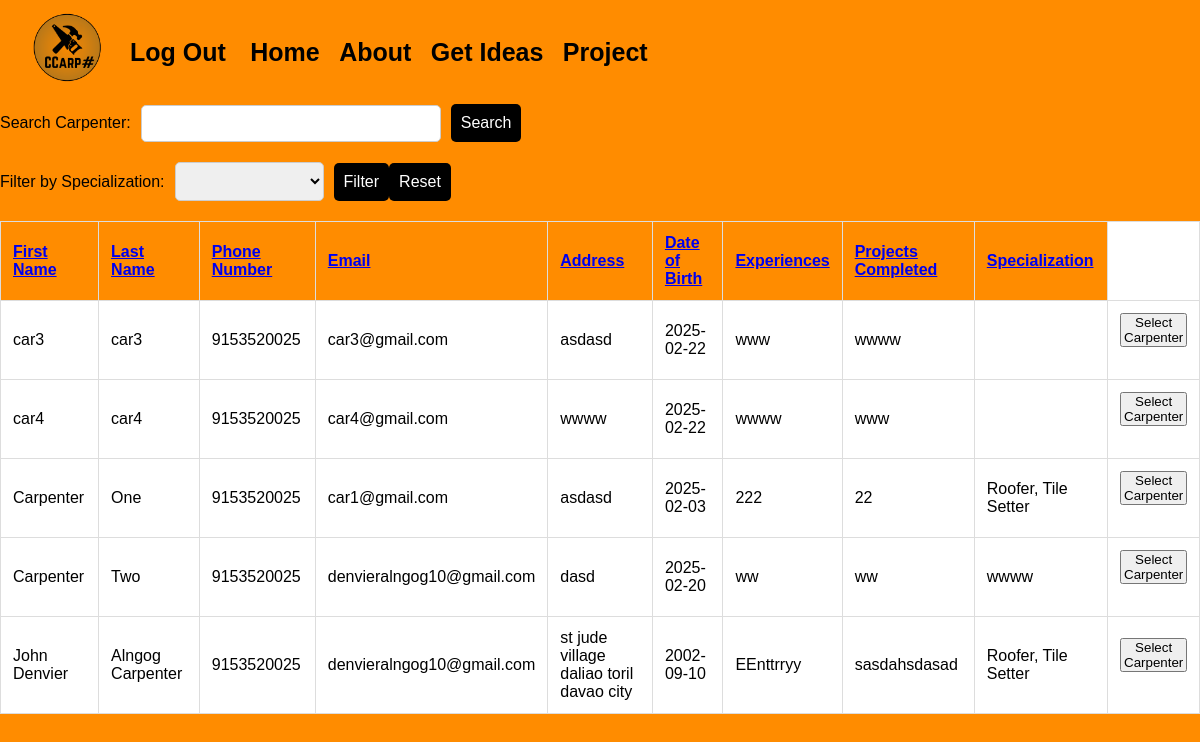
The page /availablecarpenters.php on the database as committed earlier.
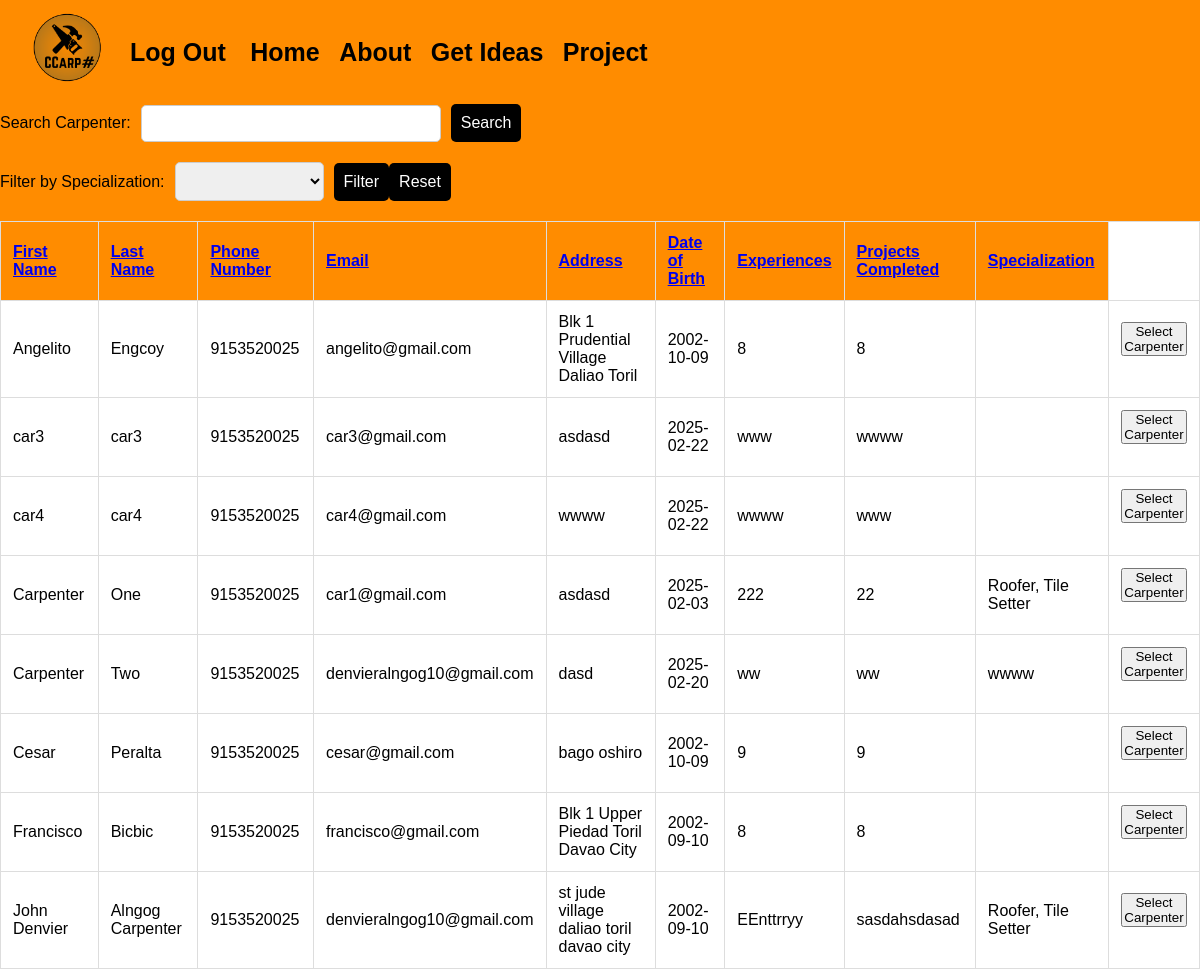
The same page on the database as committed later.
### tables this page shows
CREATE TABLE `carpenters` (
  `Carpenter_ID` int(11) NOT NULL,
  `First_Name` varchar(255) NOT NULL,
  `Last_Name` varchar(255) NOT NULL,
  `Phone_Number` bigint(11) NOT NULL,
  `Email` varchar(255) NOT NULL,
  `Address` varchar(255) NOT NULL,
  `Date_Of_Birth` date NOT NULL,
  `Experiences` varchar(255) NOT NULL,
  `Project_Completed` varchar(255) NOT NULL,
  `username` varchar(255) NOT NULL,
  `password` varchar(255) NOT NULL,
  `specialization` varchar(255) NOT NULL,
  `Photo` mediumblob NOT NULL
);

### availablecarpenters.php (the view, shortened to what this page needs)
<!DOCTYPE html>
<html lang="en">
<head>
</head>
<body>
  <div class="header">
    <a href="comment.php">
      <h1>
        <img src="assets/img/logos/logo.png" alt="" style="width: 75px; margin-right: 10px;">
      </h1>
    </a>
    <div class="right">
      <a href="login.html" style="text-decoration: none; color: black; margin-right: 20px;">Log Out</a>
      <a class="active" href="comment.php">Home</a>
      <a href="about/index.html">About</a>
      <a href="#contact">Get Ideas</a>
      <a href="plan.php">Project</a>
    </div>
  </div>
  <?php
  require_once "config.php";
  function generateSortLink($column, $currentColumn, $currentDirection)
  {
      $direction = 'asc';
      if ($column === $currentColumn && $currentDirection === 'asc') {
          $direction = 'desc';
      }
      return "?sort=$column&order=$direction";
  }
  $sortColumn = isset($_GET['sort']) ? $_GET['sort'] : 'First_Name';
  $sortOrder = isset($_GET['order']) && $_GET['order'] === 'desc' ? 'desc' : 'asc';
  $searchTerm = isset($_GET['search']) ? $_GET['search'] : '';
  $specializationFilter = isset($_GET['specialization']) ? $_GET['specialization'] : '';
  $query = "SELECT * FROM carpenters";
  $query .= " ORDER BY $sortColumn $sortOrder";
  $result = mysqli_query($conn, $query);
  if (mysqli_num_rows($result) > 0) {
      echo "<form action='' method='GET'>";
      echo "<label for='search'>Search Carpenter:</label>";
      echo "<input type='text' name='search' value='" . htmlspecialchars($searchTerm) . "'>";
      echo "<button type='submit' class='search-btn'>Search</button>";
      echo "</form>";
      echo "<form action='' method='GET'>";
      echo "<label for='specialization'>Filter by Specialization:</label>";
      echo "<select name='specialization'>";
      $specializationQuery = "SELECT DISTINCT Specialization FROM carpenters";
      $specializationResult = mysqli_query($conn, $specializationQuery);
      while ($specializationRow = mysqli_fetch_assoc($specializationResult)) {
          echo "<option value='{$specializationRow['Specialization']}' " . ($specializationFilter === $specializationRow['Specialization'] ? 'selected' : '') . ">{$specializationRow['Specialization']}</option>";
      }
      echo "</select>";
      echo "<button type='submit' class='filter-btn' name='action' value='filter'>Filter</button>";
      echo "<button type='button' class='reset-btn' onclick=\"window.location.href='{$_SERVER['PHP_SELF']}'\">Reset</button>";
      echo "</form>";
      echo "<table>";
      echo "<tr>
              <th><a href='" . generateSortLink('First_Name', $sortColumn, $sortOrder) . "'>First Name</a></th>
              <th><a href='" . generateSortLink('Last_Name', $sortColumn, $sortOrder) . "'>Last Name</a></th>
              <th><a href='" . generateSortLink('Phone_Number', $sortColumn, $sortOrder) . "'>Phone Number</a></th>
              <th><a href='" . generateSortLink('Email', $sortColumn, $sortOrder) . "'>Email</a></th>
              <th><a href='" . generateSortLink('Address', $sortColumn, $sortOrder) . "'>Address</a></th>
              <th><a href='" . generateSortLink('Date_Of_Birth', $sortColumn, $sortOrder) . "'>Date of Birth</a></th>
              <th><a href='" . generateSortLink('Experiences', $sortColumn, $sortOrder) . "'>Experiences</a></th>
              <th><a href='" . generateSortLink('Project_Completed', $sortColumn, $sortOrder) . "'>Projects Completed</a></th>
              <th><a href='" . generateSortLink('Specialization', $sortColumn, $sortOrder) . "'>Specialization</a></th>
            </tr>";
      while ($row = mysqli_fetch_assoc($result)) {
          echo "<tr>";
          echo "<td>{$row['First_Name']}</td>";
          echo "<td>{$row['Last_Name']}</td>";
          echo "<td>{$row['Phone_Number']}</td>";
          echo "<td>{$row['Email']}</td>";
          echo "<td>{$row['Address']}</td>";
          echo "<td>{$row['Date_Of_Birth']}</td>";
          echo "<td>{$row['Experiences']}</td>";
          echo "<td>{$row['Project_Completed']}</td>";
          echo "<td>{$row['specialization']}</td>";
          echo "<td>
                  <form action='usercreateplan.php' method='GET'>
                      <input type='hidden' name='selected_carpenter' value='{$row['Carpenter_ID']}'>
                      <button type='submit'>Select Carpenter</button>
                  </form>
                </td>";
          echo "</tr>";
      }
      echo "</table>";
  } else {
      echo "No carpenters available.";
  }
  ?>
</body>
</html>

### availablecarpenters.php (style rules this page uses)
* { box-sizing: border-box; margin: 0; padding: 0; }
body { font-family: Verdana, sans-serif; margin: 0; background-color: #FF8C00; }
.header { top: 0; left: 0; width: 100%; padding: 10px; text-align: left; background: #FF8C00; color: #000000; display: flex; align-items: center; text-decoration: none; z-index: 100; }
.header h1 { font-size: 40px; border-left: 20px solid transparent; text-decoration: none; }
.right { margin-right: 20px; }
.header a { font-size: 25px; font-weight: bold; text-decoration: none; color: #000000; margin-right: 15px; }
form { display: flex; flex-direction: row; align-items: center; margin-bottom: 20px; }
label { font-size: 16px; margin-right: 10px; color: #000000; }
input { width: 300px; padding: 10px; margin-right: 10px; border: 1px solid #ccc; border-radius: 5px; }
select { padding: 10px; margin-right: 10px; border: 1px solid #ccc; border-radius: 5px; }
.search-btn { background-color: #FF8C00; color: #fff; border: none; padding: 10px; border-radius: 5px; cursor: pointer; font-size: 16px; }
.search-btn, .filter-btn, .reset-btn { background-color: #000000; color: #fff; border: none; padding: 10px; border-radius: 5px; cursor: pointer; font-size: 16px; }
table { width: 100%; border-collapse: collapse; margin-top: 20px; background-color: #fff; }
table, th, td { border: 1px solid #ddd; }
th, td { padding: 12px; text-align: left; }
th { background-color: #FF8C00; color: #fff; }

Rows that differ between the two databases and show on the page:
added carpenters: First_Name "Angelito", Last_Name "Engcoy", Phone_Number "9153520025", Email "angelito@gmail.com", Address "Blk 1 Prudential Village Daliao Toril", Date_Of_Birth "2002-10-09", Experiences "8", Project_Completed "8"
added carpenters: First_Name "Cesar", Last_Name "Peralta", Phone_Number "9153520025", Email "cesar@gmail.com", Address "bago oshiro", Date_Of_Birth "2002-10-09", Experiences "9", Project_Completed "9"
added carpenters: First_Name "Francisco", Last_Name "Bicbic", Phone_Number "9153520025", Email "francisco@gmail.com", Address "Blk 1 Upper Piedad Toril Davao City", Date_Of_Birth "2002-09-10", Experiences "8", Project_Completed "8"
